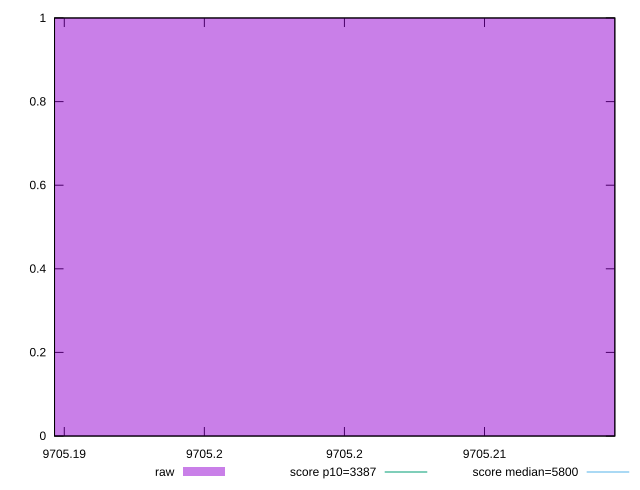

Write the gnuplot code that produced this figure.
reset

$raw <<EOF
9705.2 1
EOF

set key outside below
set boxwidth 0.1
set xrange [9705.194652018285:9705.214652018285]
set yrange [0:1]
set trange [0:1]
set style fill transparent solid 0.5 noborder

set parametric
set terminal svg size 640, 490 enhanced background rgb 'white'
set output "reports/report_00033_2021-03-01T14-23-16.841Z/speed-index/samples/astro/raw/histogram.svg"

plot $raw title "raw" with boxes, \
     3387,t title "score p10=3387", \
     5800,t title "score median=5800"

reset
